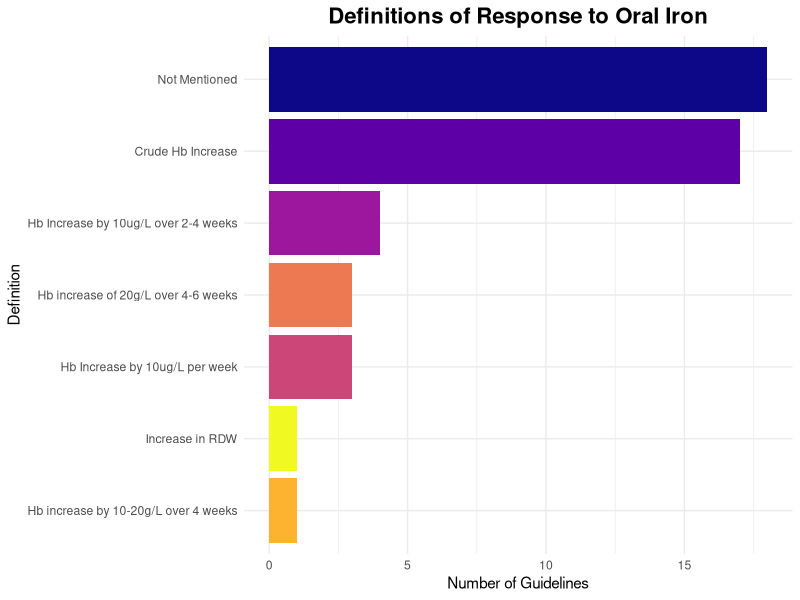

This figure's R source:
# Chapter 2: Variation in Antenatal Anaemia Guidelines Across NHS Sites in the UK
# Script: figure_definitions_oral_iron_response.R
# Thesis: Haynes S (2026) DPhil, University of Oxford
#
# Load necessary libraries
library(ggplot2)
library(dplyr)
library(viridis)

# Create dataset
response_data <- data.frame(
  Definition = c("Crude Hb Increase", "Hb increase by 10-20g/L over 4 weeks", 
                 "Hb Increase by 10ug/L per week", "Hb Increase by 10ug/L over 2-4 weeks",
                 "Hb increase of 20g/L over 4-6 weeks", "Increase in RDW", "Not Mentioned"),
  Guidelines = c(17, 1, 3, 4, 3, 1, 18)
)

# **Sort bars from most to least frequent**
response_data <- response_data %>% arrange(desc(Guidelines))

# Define custom colors (Plasma Viridis for data, Gray for "Not Mentioned")
custom_colors <- setNames(c(viridis(7, option = "plasma"), "gray50"), response_data$Definition)

# Create horizontal bar chart
ggplot(response_data, aes(x = reorder(Definition, Guidelines), y = Guidelines, fill = Definition)) +
  geom_bar(stat = "identity") +
  coord_flip() +  # **Flips the chart to horizontal**
  scale_fill_manual(values = custom_colors, name = "Definition of Response") +  
  labs(
    title = "Definitions of Response to Oral Iron",
    x = "Definition",
    y = "Number of Guidelines"
  ) +
  theme_minimal() +
  theme(
    legend.position = "none",  # Hide legend since labels are clear
    plot.title = element_text(hjust = 0.5, size = 16, face = "bold")
  )
